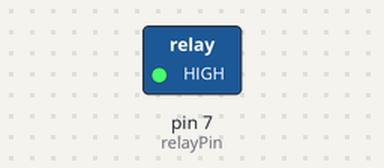
Bench run of a sketch on a simulated Arduino Uno, built with avr-gcc and run on an emulated ATmega328P. On the bench: switched loads named in the sketch (green lamp = pin HIGH).

Above: at 2.5 s.
At 7.5 s:
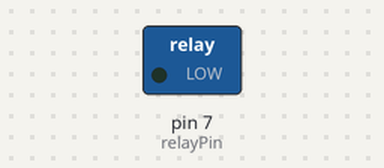
Timing chart, 0 to 13.0 s (numbered marks = the images above):
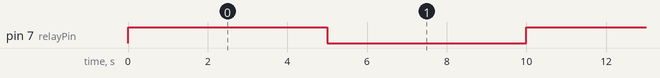

Measured:
- by itself, pin 7 (relayPin): alternates HIGH for 5.0 s and LOW for 5.0 s

The sketch:

sketch_apr6b.ino
```cpp
const int relayPin = 7; // Define the pin used to control the relay module
void setup() {
  pinMode(relayPin, OUTPUT); // Set the relay pin as an OUTPUT pin
}
void loop() {
  digitalWrite(relayPin, HIGH); // Turn on the relay module and pump
  delay(5000); // Wait for 5 seconds
  digitalWrite(relayPin, LOW); // Turn off the relay module and pump
  delay(5000); // Wait for another 5 seconds
}
```
